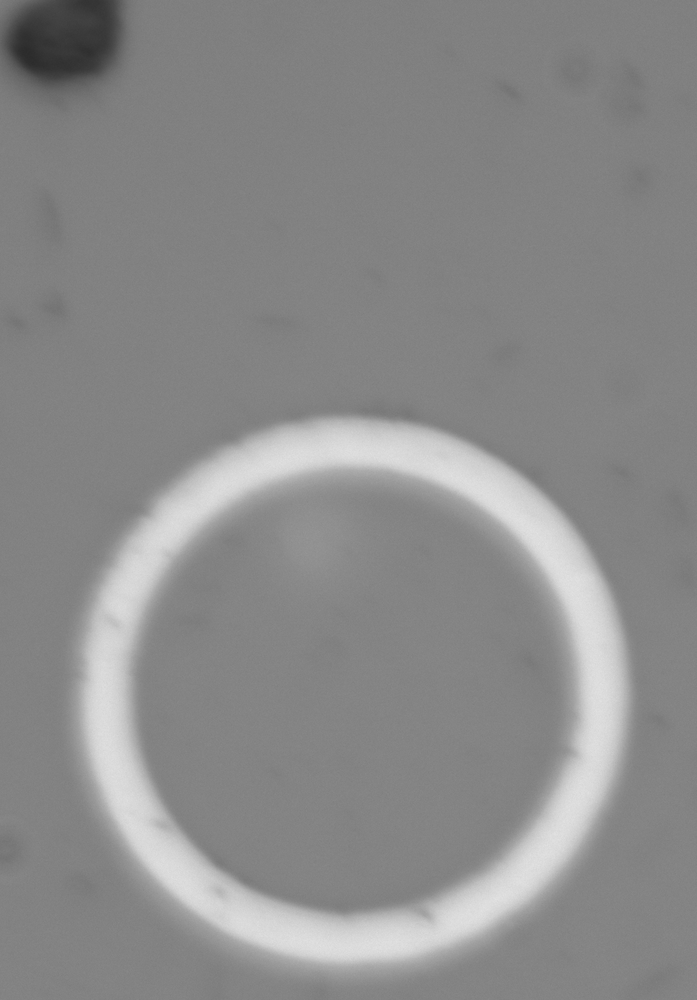
#> input picture Model/Test_Image/VisionTop_20251029182653732.bmp, 697 x 1000 px, shrunk from 1520 x 2180 before the run
$ python GeoEdgeAlignSR_v1_CenterEstDiag.py --input_dir Test_Image   (older library calls are emulated)
#> lines starting #> are read from the running program, lines starting #| are printed output that depends on the picture
"""
GeoEdgeAlignSR_v1_CenterEstDiag.py
===================================
Purpose
-------
Quantify the center-estimation inconsistency between the training-loss
geometry (`soft_centroid`) and the external GMF geometry (edge-based
fitting).

The core hypothesis is that the soft weighted centroid used inside the
training loss and the edge-fitting method used by the external GMF
produce systematically different annulus-center estimates at the
0.1 um / 0.8 px scale, causing GMF instability after reconstruction.
This script measures that gap directly on real image sequences.

Usage
-----
    python GeoEdgeAlignSR_v1_CenterEstDiag.py \\
        --input_dir  /path/to/sequences \\
        --expected_step_px 0.8 \\
        --top_edge_pct 0.15 \\
        --output_report center_diag_report.json

    # Flat directory with fixed-length sequences
    python GeoEdgeAlignSR_v1_CenterEstDiag.py \\
        --input_dir /path/to/flat_dir \\
        --seq_len 20 \\
        --output_report report.json

Input directory layouts supported
----------------------------------
1. Subdirectory layout: each `seq*` subdirectory is one sequence.
2. Flat layout: all images in one directory; chunk with ``--seq_len``,
   or treat the whole directory as a single sequence.

Output interpretation
---------------------
- ``std_step``          : lower is better; measures jitter in the
                          per-frame step estimate.
- ``mean_abs_err``      : mean |step - expected_step_px|; lower means
                          the method tracks the true motion more
                          accurately.
- ``neg_step_rate``     : fraction of frames where the direction is
                          wrong; should be near 0.
- ``center_consistency``: detrended std of center_y; residual jitter
                          after removing the linear motion trend.

A large discrepancy between ``soft_centroid`` and ``algebraic_fit``
in any of these metrics is a strong indicator that the geometry
mismatch is the root cause of GMF instability.
"""

import argparse
import glob
import json
import math
import os
from typing import Optional

import numpy as np

try:
    import cv2
except ImportError:
    cv2 = None  # type: ignore[assignment]


# ---------------------------------------------------------------------------
# Constants
# ---------------------------------------------------------------------------
TOP_EDGE_PCT_DEFAULT: float = 0.15
SOBEL_KSIZE: int = 3
MIN_EDGELS_FOR_CIRCLE_FIT: int = 10
EDGE_WEIGHT_INTERIOR_ALPHA: float = 0.10


# ---------------------------------------------------------------------------
# Image loading
# ---------------------------------------------------------------------------

def _normalize_image(img: np.ndarray) -> np.ndarray:
    """Normalize an arbitrary integer or float array to float32 in [0, 1]."""
    arr = np.asarray(img)
    if arr.ndim == 3:
        arr = np.mean(arr[..., :3], axis=2)
    arr = arr.astype(np.float32, copy=False)
    if np.issubdtype(img.dtype, np.integer):
        max_value = float(np.iinfo(img.dtype).max)
        if max_value > 0.0:
            arr = arr / max_value
    else:
        max_value = float(np.max(arr)) if arr.size else 0.0
        if max_value > 1.0:
            arr = arr / max_value
    return np.clip(arr, 0.0, 1.0).astype(np.float32, copy=False)


def load_image(path: str) -> np.ndarray:
    """Load a grayscale image and normalize it to float32 in [0, 1].

    Tries cv2 first; falls back to PIL if cv2 is unavailable or fails.
    """
    if cv2 is not None:
        raw = cv2.imread(path, cv2.IMREAD_UNCHANGED)
#> raw is the input picture: shape (1000, 697); min 43, max 227, mean 138.7
        if raw is not None:
            return _normalize_image(raw)

    try:
        from PIL import Image  # type: ignore[import]
    except ImportError as exc:
        raise RuntimeError(
            f"Cannot load image '{path}': cv2 failed and PIL is not installed."
        ) from exc

    with Image.open(path) as pil_img:
        return _normalize_image(np.array(pil_img))


# ---------------------------------------------------------------------------
# Edge detection
# ---------------------------------------------------------------------------

# [9 lines left out: function _conv3x3, not called in this run]


def compute_sobel_magnitude(img: np.ndarray) -> np.ndarray:
    """Compute 3x3 Sobel edge magnitude, normalized to [0, 1]."""
    if cv2 is not None:
        gx = cv2.Sobel(img, cv2.CV_32F, 1, 0, ksize=SOBEL_KSIZE)
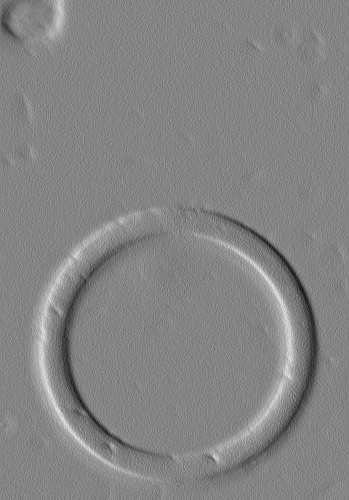
#> gx: shape (1000, 697) float32 (shown at 1/2 size); min -0.224, max 0.208, mean 0.00012; drawn with min black and max white
        gy = cv2.Sobel(img, cv2.CV_32F, 0, 1, ksize=SOBEL_KSIZE)
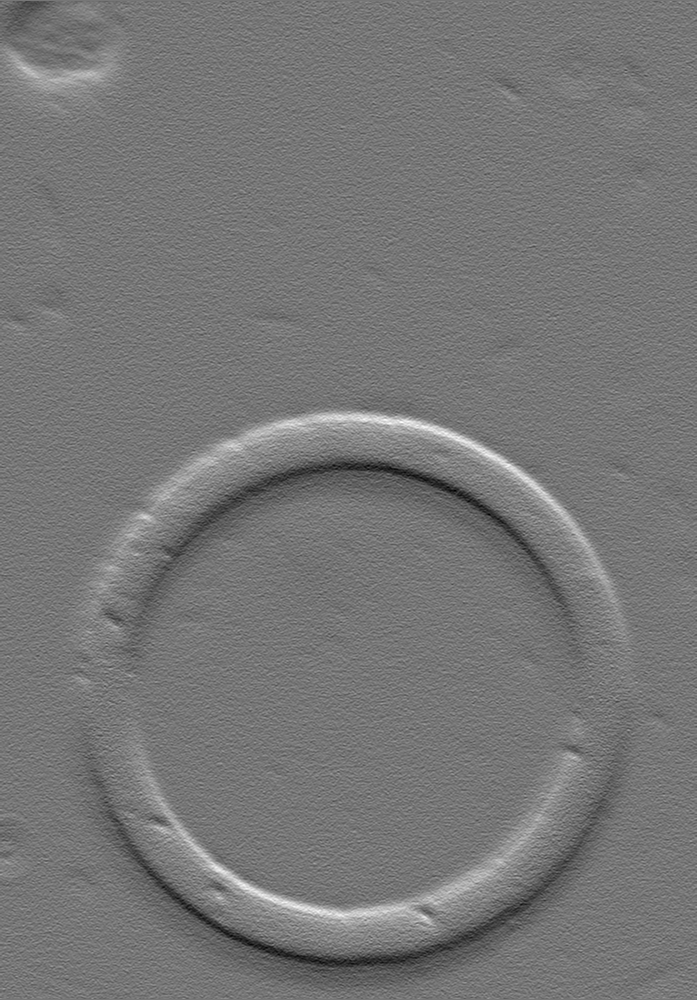
#> gy: shape (1000, 697) float32; min -0.231, max 0.267, mean 0.000357; drawn with min black and max white
    else:
        kx = np.array([[-1, 0, 1], [-2, 0, 2], [-1, 0, 1]], dtype=np.float32)
        ky = np.array([[-1, -2, -1], [0, 0, 0], [1, 2, 1]], dtype=np.float32)
        gx = _conv3x3(img, kx)
        gy = _conv3x3(img, ky)

    mag = np.sqrt(gx * gx + gy * gy).astype(np.float32, copy=False)
    mag_max = float(np.max(mag)) if mag.size else 0.0
#> mag_max = 0.296
#> (the rest of the program and of its run is left out)
